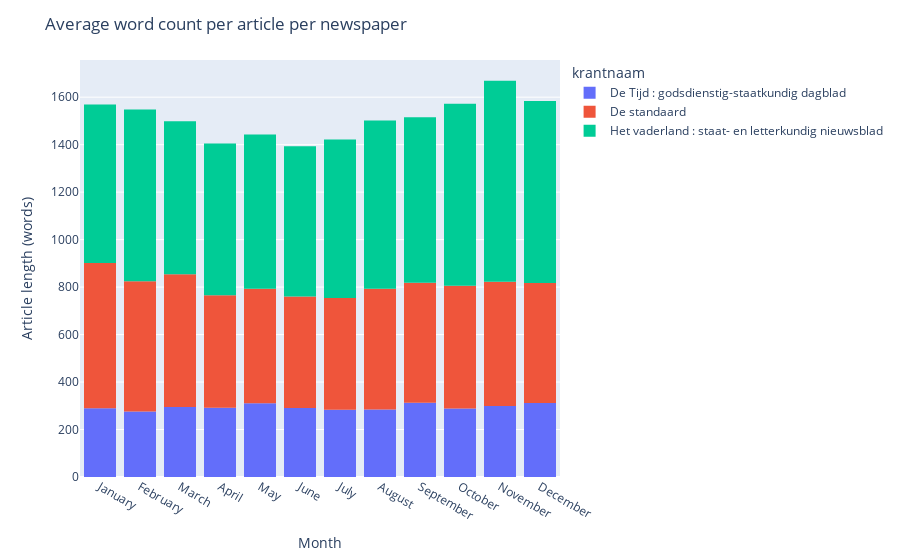

Source (notebook cell):
### Markdown cell above
## Looking at months and days

How about differences between different months and days of the week? Does the average article length depend on those factors? Let's take a look.

### Code cell
fig = px.histogram(data,
                 x='month',
                 y='article_length',
                 color='krantnaam',
                 histfunc='avg')

fig.update_layout(
    title='Average word count per article per newspaper',
    yaxis_title_text='Article length (words)',
    xaxis_title_text='Month'
)

fig.show()

### Figure 1 — Plotly figure (JSON) as saved in the notebook; plotly's stock layout.template omitted (floating-point values rounded to 4 significant figures; data arrays with more than 128 entries replaced by an {"elided": "..."} marker saying what was removed)
{"data": [{"alignmentgroup": "True", "bingroup": "x", "histfunc": "avg", "hovertemplate": "krantnaam=De Tĳd : godsdienstig-staatkundig dagblad<br>month=%{x}<br>avg of article_length=%{y}<extra></extra>", "legendgroup": "De Tĳd : godsdienstig-staatkundig dagblad", "marker": {"color": "#636efa", "pattern": {"shape": ""}}, "name": "De Tĳd : godsdienstig-staatkundig dagblad", "offsetgroup": "De Tĳd : godsdienstig-staatkundig dagblad", "orientation": "v", "showlegend": true, "type": "histogram", "x": {"elided": "16002 str values"}, "xaxis": "x", "y": {"elided": "16002 int values"}, "yaxis": "y"}, {"alignmentgroup": "True", "bingroup": "x", "histfunc": "avg", "hovertemplate": "krantnaam=De standaard<br>month=%{x}<br>avg of article_length=%{y}<extra></extra>", "legendgroup": "De standaard", "marker": {"color": "#EF553B", "pattern": {"shape": ""}}, "name": "De standaard", "offsetgroup": "De standaard", "orientation": "v", "showlegend": true, "type": "histogram", "x": {"elided": "9071 str values"}, "xaxis": "x", "y": {"elided": "9071 int values"}, "yaxis": "y"}, {"alignmentgroup": "True", "bingroup": "x", "histfunc": "avg", "hovertemplate": "krantnaam=Het vaderland : staat- en letterkundig nieuwsblad<br>month=%{x}<br>avg of article_length=%{y}<extra></extra>", "legendgroup": "Het vaderland : staat- en letterkundig nieuwsblad", "marker": {"color": "#00cc96", "pattern": {"shape": ""}}, "name": "Het vaderland : staat- en letterkundig nieuwsblad", "offsetgroup": "Het vaderland : staat- en letterkundig nieuwsblad", "orientation": "v", "showlegend": true, "type": "histogram", "x": {"elided": "7280 str values"}, "xaxis": "x", "y": {"elided": "7280 int values"}, "yaxis": "y"}], "layout": {"autosize": true, "barmode": "relative", "legend": {"title": {"text": "krantnaam"}, "tracegroupgap": 0}, "margin": {"t": 60}, "title": {"text": "Average word count per article per newspaper"}, "xaxis": {"anchor": "y", "autorange": true, "domain": [0, 1], "range": [-0.5, 11.5], "title": {"text": "Month"}, "type": "category"}, "yaxis": {"anchor": "x", "autorange": true, "domain": [0, 1], "range": [0, 1757.0], "title": {"text": "Article length (words)"}, "type": "linear"}}}
